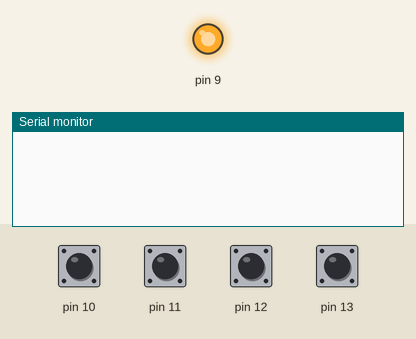
Bench run of a sketch on a simulated Arduino Uno, built with avr-gcc and run on an emulated ATmega328P. On the bench: output pins drawn as LEDs (lit = HIGH), the last lines printed to the serial monitor. Inputs (shaded band) come from the test bench; at power-on: pin 10–13 HIGH.

Above: at 1.2 s.
1.3 s: pin 10 pulled LOW for 0.15 s
At 2.0 s:
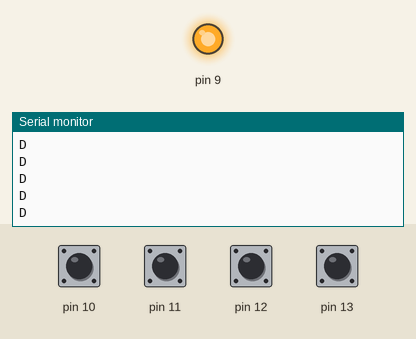
2.9 s: pin 11 pulled LOW for 0.15 s
At 4.2 s:
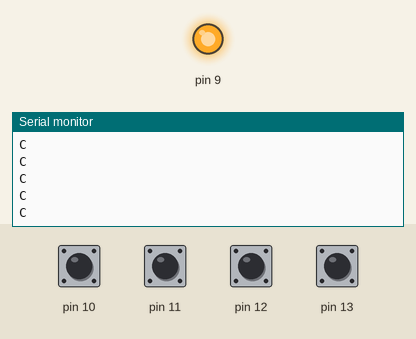
4.5 s: pin 12 pulled LOW for 0.15 s
At 5.6 s:
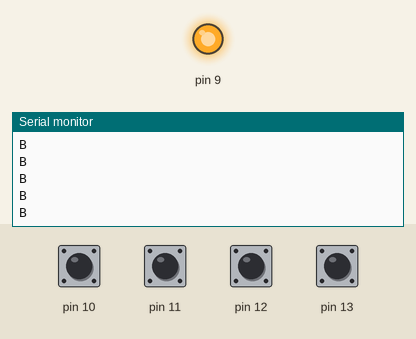
6.1 s: pin 13 pulled LOW for 0.15 s
At 6.8 s:
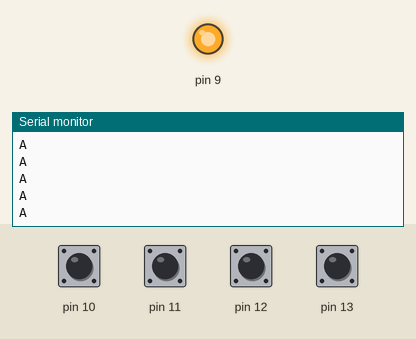

Measured:
- after the input at 1.3 s, the serial monitor: prints a new line at once (image 1)
- after the input at 2.9 s, the serial monitor: prints a new line at once (image 2)
- after the input at 4.5 s, the serial monitor: prints a new line at once (image 3)
- after the input at 6.1 s, the serial monitor: prints a new line at once (image 4)

The sketch:

Master_new.ino
```cpp
char data ;
void setup() {
  // put your setup code here, to run once:
  pinMode(13,INPUT_PULLUP);
  pinMode(12,INPUT_PULLUP);
  pinMode(11,INPUT_PULLUP);
  pinMode(10,INPUT_PULLUP);
  pinMode(9,OUTPUT);
  digitalWrite(9,HIGH);
  Serial.begin(9600);
  // delay(1000);

}

void loop() {
  // put your main code here, to run repeatedly:
  int forward = digitalRead(13);
  int backward = digitalRead(12);
  int right = digitalRead(11);
  int left = digitalRead(10);
  if(forward == 0)
  {
    data = 'A';
    Serial.println(data);
    delay(10);
  }
  if(backward == 0)
  {
    data = 'B';
    Serial.println(data);
    delay(10);
  }
  if(right == 0)
  {
    data = 'C';
    Serial.println(data);
    delay(10);
  }
  if(left == 0)
  {
    data = 'D';
    Serial.println(data);
    delay(10);
  }
  // delay(10);

  // for(int i=0;i<5;i++){
  //   data = 'A';
  //   Serial.println(data);
  //   delay(100);
  // }
  // for(int i=0;i<5;i++){
  //   data = 'B';
  //   Serial.println(data);
  //   delay(100);
  // }
}
```
